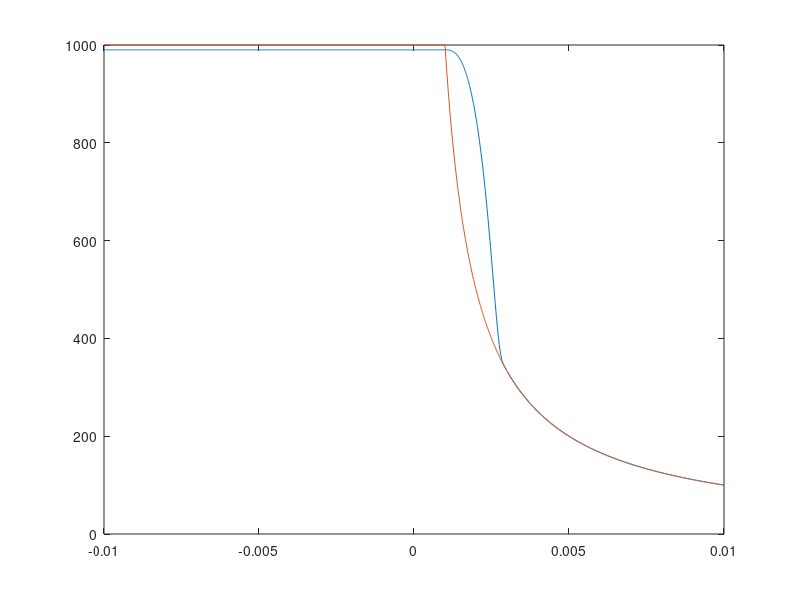

This figure's MATLAB source:
clc
close all

bump = @(x) exp(1).*exp(1./(x.^2-1));
cut = @(r,ep) 1.0*(r<=0) + bump((1/ep)*r).*((r > 0) & (r < ep));

delta = 1e-3;
debye = 1e-2;

r = -debye:0.001*debye:debye;

f = @(x) (1./(x+eps)).*(x>0.1*debye) + (1./(0.1*debye+eps)).*(x<0.1*debye);

g = f(0.101*debye).*cut(r-0.1*debye,2*delta) + f(r).*(1-cut(r-0.1*debye,2*delta));
plot(r,g)
hold all
plot(r,f(r))